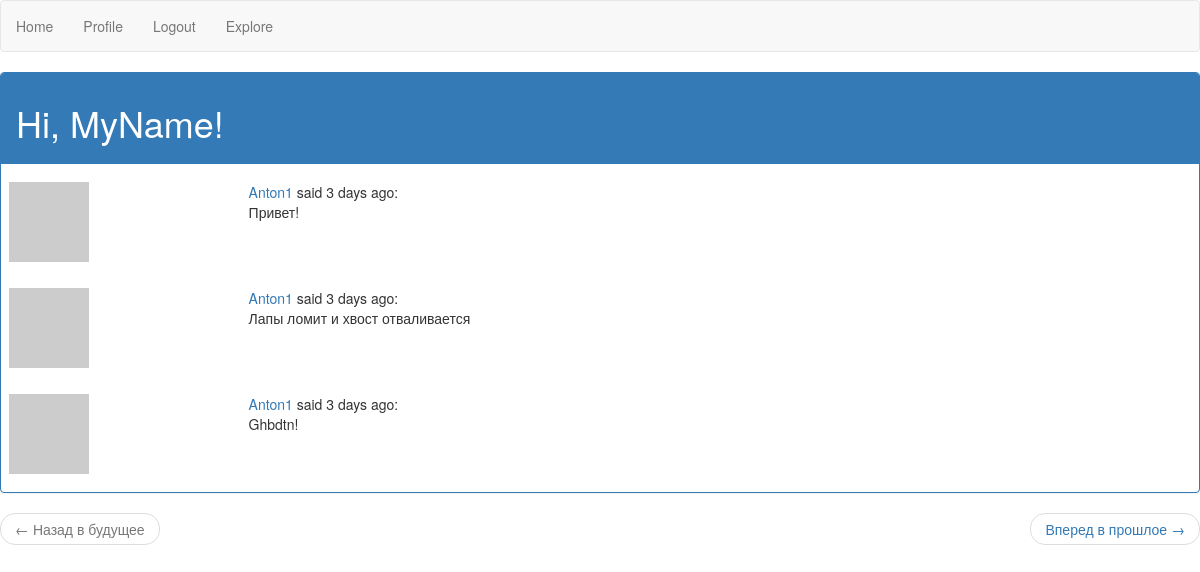
Page /explore (signed in) on the earlier database version.
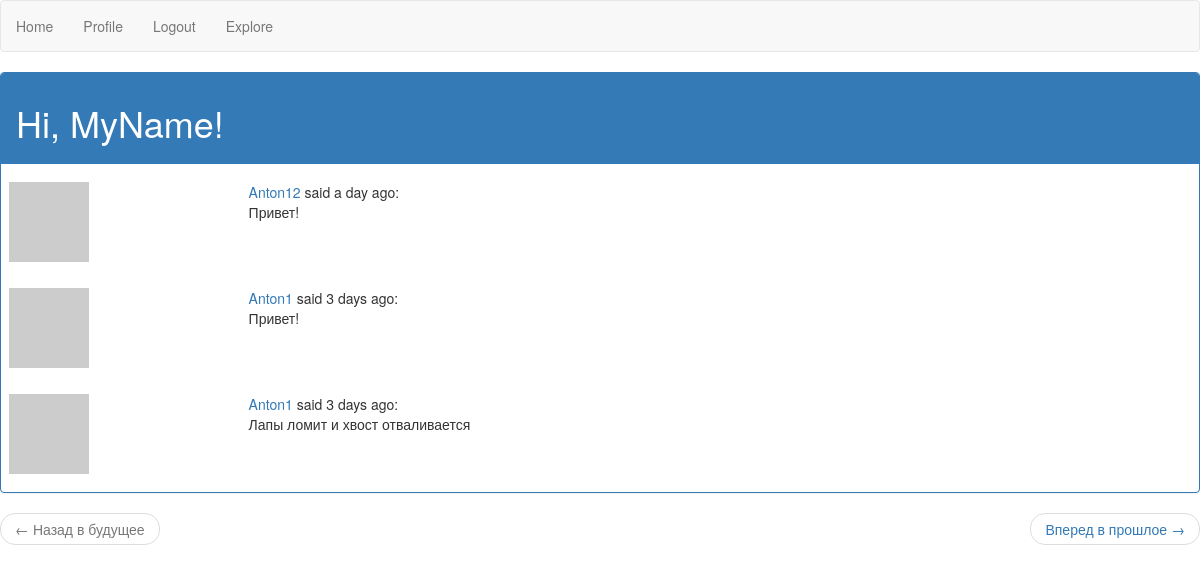
Same page on the later database version.
### app/models.py (models this page shows, shortened)
class User(UserMixin, db.Model):
    id = db.Column(db.Integer, primary_key=True)
    username = db.Column(db.String(64), index=True, unique=True)
    email = db.Column(db.String(120), index=True, unique=True)
    password_hash = db.Column(db.String(128))
    posts = db.relationship('Post', backref='author', lazy='dynamic')
    about_me = db.Column(db.String(300))
    last_seen = db.Column(db.DateTime, default=datetime.utcnow)
    followed = db.relationship(
        'User', secondary=followers,
        primaryjoin=(followers.c.follower_id == id),
        secondaryjoin=(followers.c.followed_id == id),
        backref=db.backref('followers', lazy='dynamic'), lazy='dynamic')
    def avatar(self, size):
        digest = md5(self.email.lower().encode('utf-8')).hexdigest()
        return 'https://www.gravatar.com/avatar/{}?d=identicon&s={}'.format(
            digest, size)

class Post(db.Model):
    id = db.Column(db.Integer, primary_key=True)
    body = db.Column(db.String(140))
    timestamp = db.Column(db.DateTime, index=True, default=datetime.utcnow)
    user_id = db.Column(db.Integer, db.ForeignKey('user.id'))

### app/routs.py (the view)
@app.route('/explore')
@login_required
def explore():
    page = request.args.get('page', 1, type=int)
    posts = Post.query.order_by(Post.timestamp.desc()).paginate(
        page, app.config['POSTS_PER_PAGE'], False)
    next_url = url_for('explore', page=posts.next_num) \
        if posts.has_next else None
    prev_url = url_for('explore', page=posts.prev_num) \
        if posts.has_prev else None
    return render_template("index.html", title='Explore', posts=posts.items,
                           next_url=next_url, prev_url=prev_url)

### app/models.py (called while the page is built)
@login.user_loader
def load_user(id):
    return User.query.get(int(id))

### app/routs.py (called while the page is built)
@app.before_request
def before_request():
    if current_user.is_authenticated:
        current_user.last_seen = datetime.utcnow()
        db.session.commit()

### app/templates/index.html (shortened to what this page needs)
{% extends "base.html" %}
{% block content %}
    <div class="panel panel-primary">
    <div class="panel-heading">
        <h1>Hi, {{ current_user.username }}!</h1>
    </div>
    {% for post in posts %}
    <p>
    {% include '_post.html' %}
    </p>
    {% endfor %}
    </div>
    <nav aria-label="...">
    <ul class="pager">
        <li class="previous{% if not prev_url %} disabled{% endif %}">
            <a href="{{ prev_url or '#' }}">
                <span aria-hidden="true">&larr;</span> Назад в будущее
            </a>
        </li>
        <li class="next{% if not next_url %} disabled{% endif %}">
            <a href="{{ next_url or '#' }}">
                Вперед в прошлое <span aria-hidden="true">&rarr;</span>
            </a>
        </li>
    </ul>
    </nav>
{% endblock %}

### app/templates/base.html (shortened to what this page needs)
{% extends 'bootstrap/base.html' %}
{% block navbar %}
    <nav class="navbar navbar-default">
        <ul class="nav navbar-nav">
            <li><a href="{{ url_for('index') }}">Home</a></li>
        {% if current_user.is_anonymous %}
            <li><a href="{{ url_for('login') }}">Login</a></li>
        {% else %}
            <li><a href="{{ url_for('user', username=current_user.username) }}">Profile</a></li>
            <li><a href="{{ url_for('logout') }}">Logout</a></li>
            <li><a href="{{ url_for('explore') }}">Explore</a></li>
        {% endif %}
        </ul>
    </nav>
{% endblock %}

### app/templates/_post.html
<table class="table table-hover">
    <tr>
        <td width="20%">
            <a href="{{ url_for('user', username=post.author.username) }}">
                <img src="{{ post.author.avatar(70) }}" />
            </a>
        </td>
        <td>
            <a href="{{ url_for('user', username=post.author.username) }}">
                {{ post.author.username }}
            </a>
            said {{ moment(post.timestamp).fromNow() }}:
            <br>
            {{ post.body }}
        </td>
    </tr>
</table>

Differences in the rows shown:
no longer on this page (row unchanged): Post: author.username "Anton1", timestamp "3 days ago", body "Ghbdtn!"
added Post: author.username "Anton12", timestamp "a day ago", body "Привет!"
